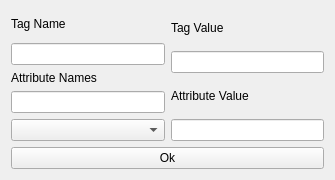
<?xml version="1.0" encoding="UTF-8"?>
<ui version="4.0">
 <class>Edit_UI</class>
 <widget class="QWidget" name="Edit_UI">
  <property name="geometry">
   <rect>
    <x>0</x>
    <y>0</y>
    <width>335</width>
    <height>180</height>
   </rect>
  </property>
  <property name="minimumSize">
   <size>
    <width>335</width>
    <height>180</height>
   </size>
  </property>
  <property name="maximumSize">
   <size>
    <width>335</width>
    <height>180</height>
   </size>
  </property>
  <property name="windowTitle">
   <string>Edit_UI</string>
  </property>
  <layout class="QGridLayout" name="gridLayout">
   <item row="0" column="0">
    <layout class="QHBoxLayout" name="horizontalLayout">
     <item>
      <layout class="QVBoxLayout" name="verticalLayout_5">
       <item>
        <layout class="QVBoxLayout" name="verticalLayout">
         <item>
          <widget class="QLabel" name="label">
           <property name="text">
            <string>Tag Name</string>
           </property>
          </widget>
         </item>
         <item>
          <widget class="QLineEdit" name="Tag_Name"/>
         </item>
        </layout>
       </item>
       <item>
        <layout class="QVBoxLayout" name="verticalLayout_3">
         <item>
          <widget class="QLabel" name="label_3">
           <property name="text">
            <string>Attribute Names</string>
           </property>
          </widget>
         </item>
         <item>
          <widget class="QLineEdit" name="attributeNames"/>
         </item>
         <item>
          <widget class="QComboBox" name="attributeCombo"/>
         </item>
        </layout>
       </item>
      </layout>
     </item>
     <item>
      <layout class="QVBoxLayout" name="verticalLayout_6">
       <item>
        <layout class="QVBoxLayout" name="verticalLayout_2">
         <item>
          <widget class="QLabel" name="label_2">
           <property name="text">
            <string>Tag Value</string>
           </property>
          </widget>
         </item>
         <item>
          <widget class="QLineEdit" name="Tag_Value"/>
         </item>
        </layout>
       </item>
       <item>
        <layout class="QVBoxLayout" name="verticalLayout_4">
         <item>
          <widget class="QLabel" name="label_4">
           <property name="text">
            <string>Attribute Value</string>
           </property>
          </widget>
         </item>
         <item>
          <widget class="QLineEdit" name="Att_Value"/>
         </item>
        </layout>
       </item>
      </layout>
     </item>
    </layout>
   </item>
   <item row="1" column="0">
    <widget class="QPushButton" name="pushButton">
     <property name="text">
      <string>Ok</string>
     </property>
    </widget>
   </item>
  </layout>
 </widget>
 <layoutdefault spacing="6" margin="11"/>
 <resources/>
 <connections/>
</ui>
